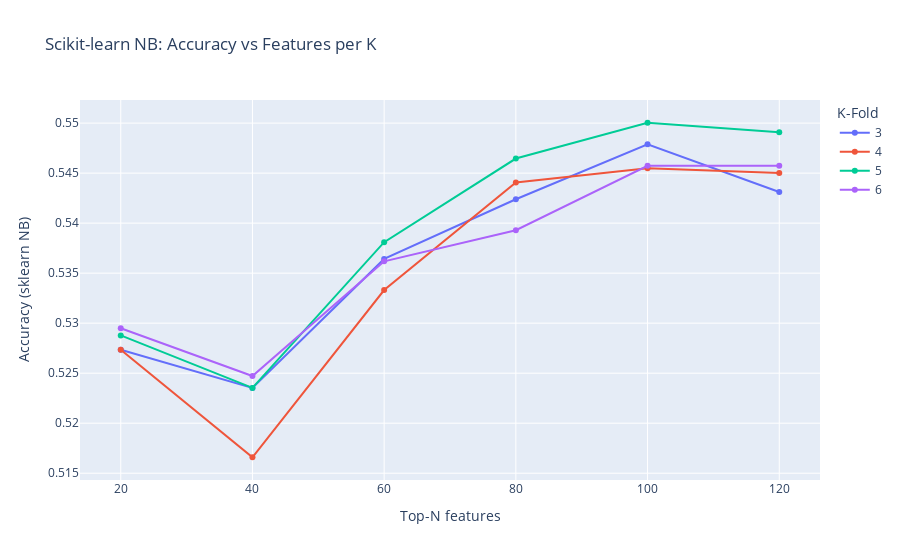

Here is the notebook cell this chart was saved with:
### Markdown cell above
### b) Accuracy vs features (sklearn)

### Code cell
fig2 = px.line(df_skl, x="topN", y="acc_mean", color="k", markers=True,
               title="Scikit-learn NB: Accuracy vs Features per K",
               labels={"topN": "Top-N features", "acc_mean": "Accuracy (sklearn NB)", "k": "K-Fold"})
fig2.show()

### Figure 1 — Plotly figure (JSON) as saved in the notebook; plotly's stock layout.template omitted (floating-point values rounded to 4 significant figures)
{"data": [{"hovertemplate": "K-Fold=3<br>Top-N features=%{x}<br>Accuracy (sklearn NB)=%{y}<extra></extra>", "legendgroup": "3", "line": {"color": "#636efa", "dash": "solid"}, "marker": {"symbol": "circle"}, "mode": "lines+markers", "name": "3", "orientation": "v", "showlegend": true, "type": "scatter", "x": [20, 40, 60, 80, 100, 120], "xaxis": "x", "y": [0.5273, 0.5235, 0.5364, 0.5424, 0.5479, 0.5431], "yaxis": "y"}, {"hovertemplate": "K-Fold=4<br>Top-N features=%{x}<br>Accuracy (sklearn NB)=%{y}<extra></extra>", "legendgroup": "4", "line": {"color": "#EF553B", "dash": "solid"}, "marker": {"symbol": "circle"}, "mode": "lines+markers", "name": "4", "orientation": "v", "showlegend": true, "type": "scatter", "x": [20, 40, 60, 80, 100, 120], "xaxis": "x", "y": [0.5273, 0.5166, 0.5333, 0.5441, 0.5455, 0.545], "yaxis": "y"}, {"hovertemplate": "K-Fold=5<br>Top-N features=%{x}<br>Accuracy (sklearn NB)=%{y}<extra></extra>", "legendgroup": "5", "line": {"color": "#00cc96", "dash": "solid"}, "marker": {"symbol": "circle"}, "mode": "lines+markers", "name": "5", "orientation": "v", "showlegend": true, "type": "scatter", "x": [20, 40, 60, 80, 100, 120], "xaxis": "x", "y": [0.5288, 0.5235, 0.5381, 0.5465, 0.55, 0.5491], "yaxis": "y"}, {"hovertemplate": "K-Fold=6<br>Top-N features=%{x}<br>Accuracy (sklearn NB)=%{y}<extra></extra>", "legendgroup": "6", "line": {"color": "#ab63fa", "dash": "solid"}, "marker": {"symbol": "circle"}, "mode": "lines+markers", "name": "6", "orientation": "v", "showlegend": true, "type": "scatter", "x": [20, 40, 60, 80, 100, 120], "xaxis": "x", "y": [0.5295, 0.5247, 0.5362, 0.5393, 0.5457, 0.5457], "yaxis": "y"}], "layout": {"legend": {"title": {"text": "K-Fold"}, "tracegroupgap": 0}, "title": {"text": "Scikit-learn NB: Accuracy vs Features per K"}, "xaxis": {"anchor": "y", "domain": [0, 1], "title": {"text": "Top-N features"}}, "yaxis": {"anchor": "x", "domain": [0, 1], "title": {"text": "Accuracy (sklearn NB)"}}}}
